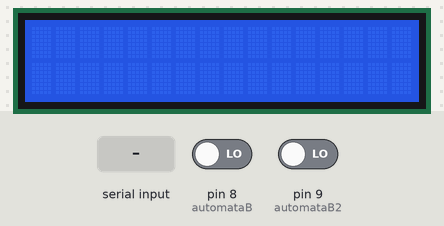
Recording of a sketch running on a simulated Arduino Uno, built with avr-gcc and run on an emulated ATmega328P. On the bench: 16×2 character LCD. Inputs (shaded band) come from the test bench; at power-on: pin 8 (automataB) LOW, pin 9 (automataB2) LOW. What the sketch prints to the serial monitor is not drawn.

Above: at 1.2 s.
1.3 s: "$" received over the second serial link
2.8 s: pin 8 (automataB) driven HIGH
At 7.0 s:
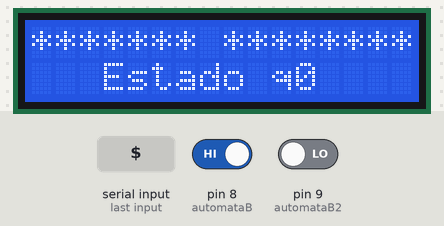
At 9.8 s:
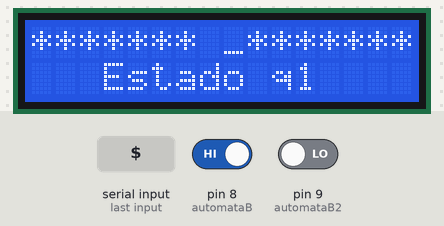
Timing chart, 0 to 11.3 s (numbered marks = the images above; inputs shaded):
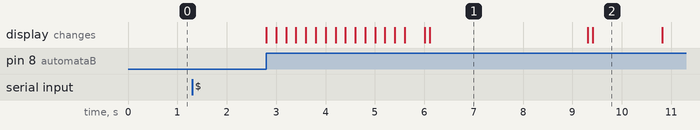

Measured:
- after the input at 1.3 s, every drawn part: stays the same
- after the input at 2.8 s, the display: first changes at once (image 1 shows a later state)
- what the display in image 1 shows lasts 3.2 s, from 6.1 s to 9.3 s

The sketch:

turing.ino
```cpp
#include <LiquidCrystal.h>
#include <SoftwareSerial.h>
//txd 7 rxd 10
const int rs = 12, en = 11, d4 = 5, d5 = 4, d6 = 3, d7 = 2;
LiquidCrystal lcd(rs, en, d4, d5, d6, d7);
SoftwareSerial ModuloHC05 (7, 10);
const int numRows = 2;
const int numCols = 16;

char arregloi[] = {' ',' ',' ',' ',' ',' ',' ',' ',' ',' ',' ',' ',' ',' ',' ',' ',' ',' '};
char arreglo[16];
bool leyendo=true;
int longitud = 0;
int mitad1 = 0;
int mitad = 0;
int pointer = 0;
int automataB = 8;
int automataB2 = 9;
int indice = 0;
int first = 0;
int counterP = 0;
int estado = 0;
int i = 0;
int limit = 0;
int automata = 0;
int indice2 = 1;
char caracter;

void setup() {
  lcd.begin(numCols, numRows);
  pinMode(automataB, INPUT);
   ModuloHC05.begin(9600);
  Serial.begin(9600);
}


void loop() {

  if(leyendo){
      if (ModuloHC05.available()){
            caracter= ModuloHC05.read();
            Serial.write(caracter);
            arregloi[indice2]=caracter;
            if(caracter=='$'){
                //arreglo[0]=' ';
                for(int a=0;a<=indice2;a++){
                    arreglo[a]=arregloi[a];
                    longitud=a;
                    //Serial.print(longitud);
                  }
                  mitad1 = numCols-longitud;
                  mitad = mitad1/2;
                  pointer = mitad1/2;
                  limit = longitud;
                  leyendo=false;
              }
              indice2++;
              if(indice2==18){
                  indice2=17;
                }
        }


    }else{
  if(digitalRead(automataB)==HIGH){
    automata=1;
  }
  if(digitalRead(automataB2)==HIGH){
    automata=2;
  }
  if(estado!=2 && automata==1){
    llenarLCD();
      leerArreglo();
      calculos();
      first=1;

    leerArreglo();

    printEstado();
    mueveCursor();

    leerArreglo();
  }else if(estado==2 &&automata==1){
    lcd.setCursor(3,1);
    lcd.print("Aceptado!");
  }
  if(estado!=2 && automata==2){
  llenarLCD();
    leerArreglo();
    calculos2();

    leerArreglo();

    printEstado();
    mueveCursor();

    leerArreglo();
  }else if(estado==2 &&automata==2){
    lcd.setCursor(3,1);
    lcd.print("Aceptado!");
  }
  }
}


void llenarLCD(){
  for (int thisCol = 0; thisCol < mitad; thisCol++) {
        lcd.setCursor(thisCol, 0);
        lcd.write('*');
        delay(200);
      }
  for (int thisCol = mitad+longitud; thisCol <= numCols; thisCol++) {
        lcd.setCursor(thisCol, 0);
        lcd.write('*');
        delay(200);
      }
}

void leerArreglo(){
  for(int thisChar=mitad; thisChar<(longitud+mitad); thisChar++){
    lcd.setCursor(thisChar,0);
      if(arreglo[indice]!='$'){
        lcd.write(arreglo[indice]);
      }
    indice++;
    if(indice==(longitud)){
      indice=0;
    }
  }
}

void mueveCursor(){
  if(counterP < 1){
    counterP++;
    if(counterP==1){
      pointer++;
      if(pointer==mitad+longitud){
        pointer--;
      }
      counterP=0;
    }
  }
}

void calculos(){
  if(i <= limit){
        char x = arreglo[i];
      lcd.setCursor(i+mitad,0);
      lcd.write('_');
      delay(100);
        if(estado == 0){
                if(x == '1' || x == '0'||x == ' '){
                    estado = 0;
                    i++;
                }else if(x == '$'){
                    estado = 1;
                    i--;
                }
        }
        else if(estado == 1){
                if (x == '1' ){
                    arreglo[i] = '0';
                    leerArreglo();

                    i--;
                }else if(x == '0' || x==' '){
                    arreglo[i] = '1';
                    leerArreglo();
                    estado=2;
                }
        }

    }

}

void calculos2(){
  if(i <= limit){
        char x = arreglo[i];
      lcd.setCursor(i+mitad,0);
      lcd.write('_');
      delay(100);
      Serial.print(i);
        if(estado == 0){
          if(x== ' '){
            i++;
          }
                if(x == '1'){
                    estado = 0;
                    arreglo[i]='0';
                    i++;
                }else if(x == '0'){
                  estado = 0;
                    arreglo[i]='1';
                    i++;
                }else if(x == '$'){
                    estado = 1;
                    i--;
                }
        }
        else if(estado == 1){
                if (x == '1' ){
                    arreglo[i] = '0';
                    leerArreglo();

                    i--;
                }else if(x == '0' || x==' '){
                    arreglo[i] = '1';
                    leerArreglo();
                    estado=2;
                }
        }

    }


}

void printEstado(){
  lcd.setCursor(3,1);
    lcd.print("Estado q");
    lcd.setCursor(11,1);
    lcd.print(estado);
}
```

mt.c
```cpp
#include <stdio.h>
#include <string.h>
#include <stdlib.h>
int main(){
    char binNumber[] = {" 11"};
    printf("Valor Actual: %s\n", binNumber);
    // char x = binNumber[1];
    // printf("%c\n", x);
    // if(x == '0')
    //     printf("simon\n");


    int estado = 0;
    int i = 0;
    int limit = strlen(binNumber);
    while(i <= limit){
        //printf("%d\n",i);
        char x = binNumber[i];

        if(estado == 0){
                if(x == '1' || x == '0'||x == ' '){
                    estado = 0;
                    i++;
                }else if(x == '\0'){
                    estado = 1;

                }
        }
        else if(estado == 1){
                if(i == limit)
                    i--;
                //printf("n: %d\n",i);
                if (x == '1' ){
                    binNumber[i] = '0';
                    i--;
                }else if(x == '0' || x==' '){
                    binNumber[i] = '1';
                    break;
                }
        }

    }
    printf("Nuevo valor: %s\n", binNumber);
    return 0;
}
```
